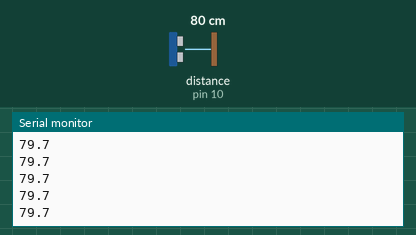
Recording of a sketch running on a simulated Arduino Uno, built with avr-gcc and run on an emulated ATmega328P. On the bench: the last lines printed to the serial monitor. Wiring (inferred from the names in the program): ultrasonic range finder: trigger pin 9; echo pin 10. Inputs (shaded band) come from the test bench; at power-on: distance to the obstacle (sensor on pin 10) 80 cm. The echo pulse lasts 58.3 µs per cm.

Above: at 1.2 s.
1.3 s: distance to the obstacle (sensor on pin 10) set to 2 cm
At 1.38 s:
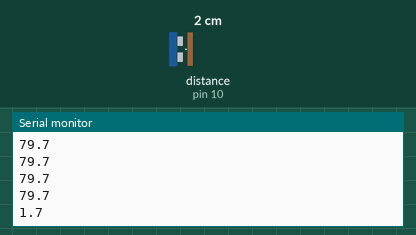
2.8 s: distance to the obstacle (sensor on pin 10) set to 4 cm
At 2.89 s:
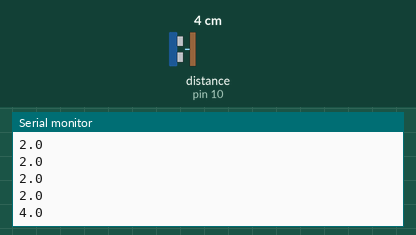
Timing chart, 0 to 5.8 s (numbered marks = the images above; inputs shaded):
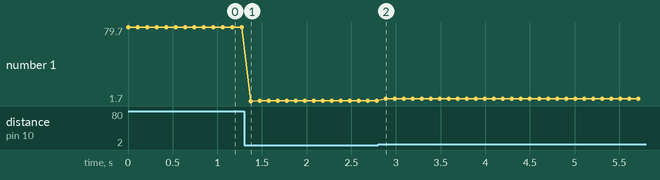

Measured:
- after the input at 1.3 s, the serial monitor: prints a new line after 0.07 s (image 1)
- after the input at 2.8 s, the serial monitor: prints a new line after 0.09 s (image 2)
- plotted number 1: 79.7 → 2 after the input at 1.3 s, 2 → 4 after the input at 2.8 s

The sketch:

ultrasonic_distance.ino
```cpp
const uint8_t TRIG_PIN = 9;
const uint8_t ECHO_PIN = 10;
const unsigned long ECHO_TIMEOUT_US = 30000;

void setup() {
  pinMode(TRIG_PIN, OUTPUT);
  pinMode(ECHO_PIN, INPUT);
  Serial.begin(9600);
}

void loop() {
  digitalWrite(TRIG_PIN, LOW); delayMicroseconds(2);
  digitalWrite(TRIG_PIN, HIGH); delayMicroseconds(10);
  digitalWrite(TRIG_PIN, LOW);
  unsigned long duration = pulseIn(ECHO_PIN, HIGH, ECHO_TIMEOUT_US);
  if (duration == 0) Serial.println("NO_ECHO");
  else {
    float distanceCm = duration * 0.0343f / 2.0f;
    Serial.println(distanceCm, 1);
  }
  delay(100);
}
```
